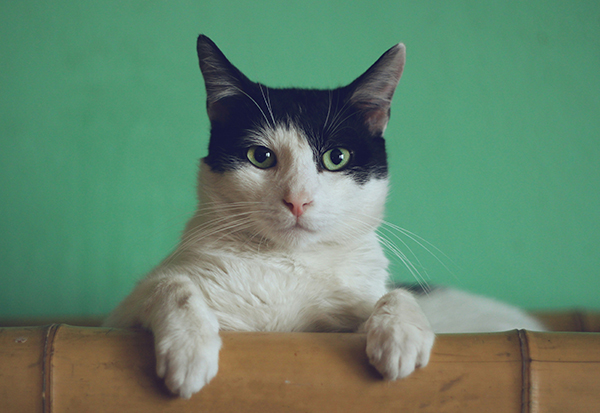
#> input picture myenv/images/Cat2.jpg, 600 x 413 px, found by its file name
$ python 'traslate (Shift) Image .py'
#> lines starting #> are read from the running program, lines starting #| are printed output that depends on the picture
import cv2
import numpy as np

# Absolute path to the image
img = cv2.imread('/Users/seungwookyoon/LearnOpenCV/myenv/images/Cat2.jpg')
#> img is the input picture: shape (413, 600, 3); mean B, G, R 108.4, 133.2, 99.7

cv2.imshow('Cat', img)

# Translation (shifting the image)

def translate(img, x, y):
#> called with x = -100, y = -100
    transMat = np.float32([[1, 0, x], [0, 1, y]]) # x is the number of pixels to shift right, y is the number of pixels to shift down
    dimension = (img.shape[1], img.shape[0])
#> dimension = (600, 413)
    return cv2.warpAffine(img, transMat, dimension)
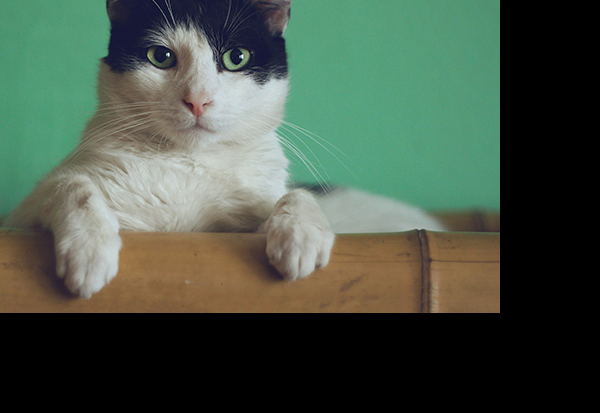
#> returned value: shape (413, 600, 3); mean of channels 0, 1, 2 70.4, 84.2, 70.5; drawn as B, G, R

# -x --> Left
# -y --> Up
# x --> Right
# y --> Down

translated = translate(img, -100, -100) # shift left 100 pixels, shift up 100 pixels
cv2.imshow('Translated', translated)

cv2.waitKey(0)
